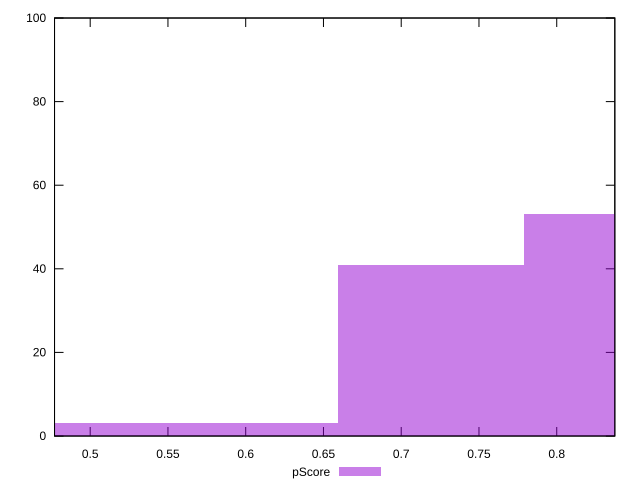

Source code (gnuplot):
reset

$pScore <<EOF
0.7193283258619076 41
0.8392163801722256 53
0.4795522172412717 3
0.5994402715515896 3
EOF

set key outside below
set boxwidth 0.11988805431031793
set xrange [0.47706802518651625:0.8373568251847654]
set yrange [0:100]
set trange [0:100]
set style fill transparent solid 0.5 noborder
set terminal svg size 640, 490 enhanced background rgb 'white'
set output "report_00013_2021-02-09T12-04-24.940Z/interactive/samples/pages+cached+noadtech+nomedia+nocss/pScore/histogram.svg"

plot $pScore title "pScore" with boxes

reset
